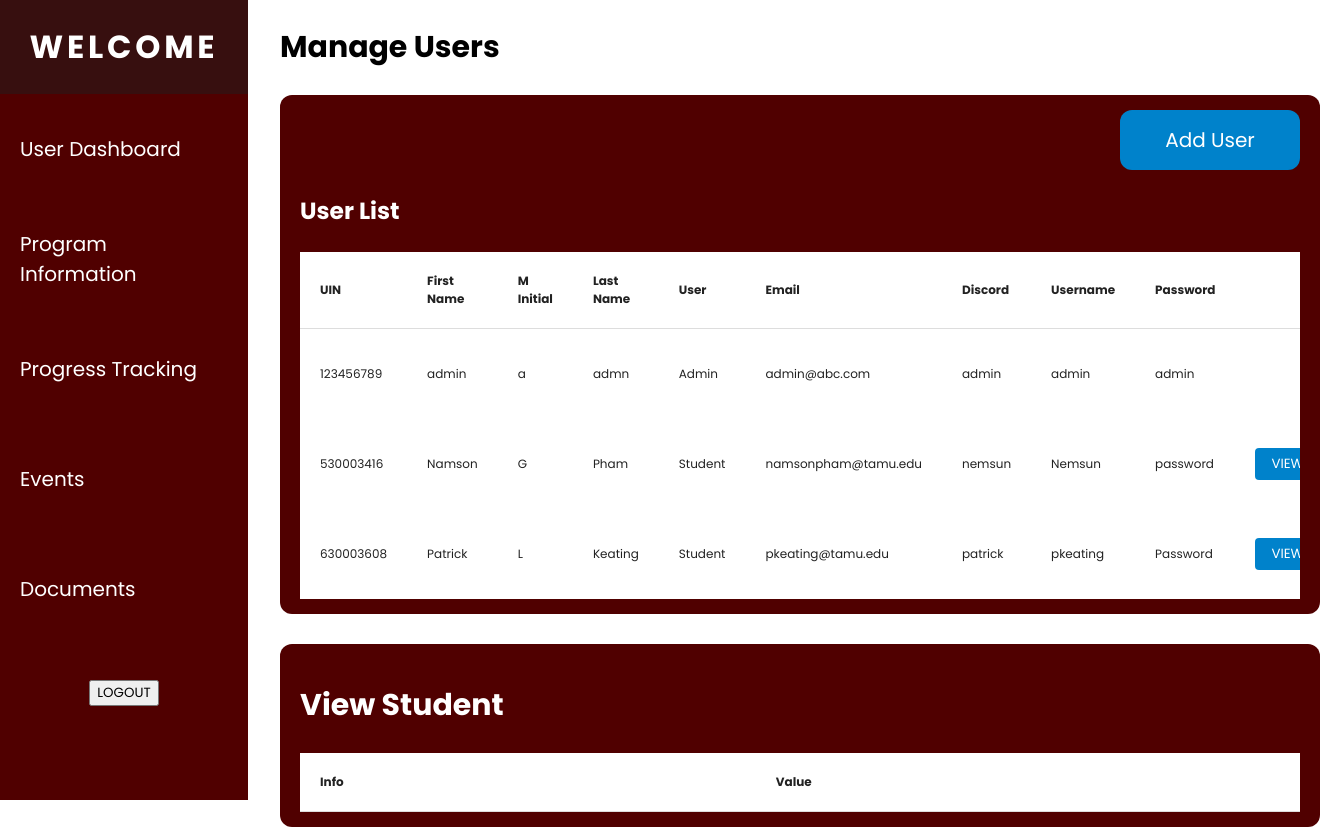
The page /pages/user_admin.php (signed in) on the database its author committed.
### tables this page shows
CREATE TABLE `users` (
  `UIN` int(255) NOT NULL,
  `First_name` varchar(255) NOT NULL,
  `M_Initial` char(1) NOT NULL,
  `Last_Name` varchar(255) NOT NULL,
  `Username` varchar(255) NOT NULL,
  `Passwords` varchar(255) NOT NULL,
  `User_Type` varchar(255) NOT NULL,
  `Email` varchar(255) NOT NULL,
  `Discord` varchar(255) NOT NULL
);

### pages/user_admin.php (the view, shortened to what this page needs)
<?php include '../assets/user_admin_header.php';
include '../assets/navbar.php';
include_once '../includes/dbh.inc.php';
?>
<div class="main-container margin-left-280">
    <div class="header">
        <h2>Manage Users</h2>
    </div>
    <div class="table-wrapper">
    <div class="flex flex-col align-end">
        <button class="add-btn" id="open-user-modal">Add User</button>
    </div>
        <h3>User List</h3>
        <?php
            $stmt = $conn->prepare("SELECT * FROM users");
            $stmt->execute();
            $result = $stmt->get_result();
        ?>
        <div class="table-container">
            <table id="userTable">
                <thead>
                    <tr>
                        <th>UIN</th>
                        <th>First Name</th>
                        <th>M Initial</th>
                        <th>Last Name</th>
                        <th>User</th>
                        <th>Email</th>
                        <th>Discord</th>
                        <th>Username</th>
                        <th>Password</th>
                        <th class="hidden">.</th>
                    </tr>
                </thead>
                <tbody>
                    <?php
                    if(mysqli_num_rows($result) > 0) {
                        while($row = mysqli_fetch_assoc($result)) {
                            ?>
                            <tr>
                                <td><?php echo $row['UIN']; ?></td>
                                <td><?php echo $row['First_name']; ?></td>
                                <td><?php echo $row['M_Initial']; ?></td>
                                <td><?php echo $row['Last_Name']; ?></td>
                                <td><?php echo $row['User_Type']; ?></td>
                                <td><?php echo $row['Email']; ?></td>
                                <td><?php echo $row['Discord']; ?></td>
                                <td><?php echo $row['Username']; ?></td>
                                <td><?php echo $row['Passwords']; ?></td>
                                <?php if ($row['User_Type'] == 'Student') { ?>
                                <td>
                                    <form action="user_admin.php" method="POST">
                                        <button type="submit" name="view_btn" class="table-btn view-btn">VIEW</button>
                                    </form>
                                </td>
                                <?php } else { ?>
                                    <td> </td>
                                <?php } ?>
                            </tr>
                            <?php
                        }
                    } else {
                        echo "No Users Found";
                    }
                    ?>
                </tbody>
            </table>
        </div>
    </div>
    <br>
    <div class="table-wrapper" id="specificTable">
        <h2> View Student </h2>
        <div class="table-container">
            <table id="userTable">
                <thead>
                    <tr>
                        <th>Info</th>
                        <th>Value</th>
                    </tr>
                </thead>
        </div>
    </div>
</div>

### assets/user_admin_header.php (shortened to what this page needs)
<!DOCTYPE html>
<html>
    <head>
        <link rel="stylesheet" href="../css/navbar.css">
        <link rel="stylesheet" href="../css/modal.css">
        <link rel="stylesheet" href="../css/style.css">
    </head>
    <body>

### assets/navbar.php (shortened to what this page needs)
<nav class="navbar">
        <ul class="navbar-nav">
            <li class="welcome-wrapper">
                <a href="../pages/student_dashboard.php" class="welcome">WELCOME</a>
            </li>
        <li class="nav-item">
            <a href="../pages/user_admin.php" class="nav-link" >User Dashboard</a>
        </li>
        <li class="nav-item">
            <a href="#" class="nav-link" >Program Information</a>
        </li>
        <li class="nav-item">
            <a href="#" class="nav-link" >Progress Tracking</a>
        </li>
        <li class="nav-item">
            <a href="../pages/event_admin.php" class="nav-link" >Events</a>
        </li>
        <li class="nav-item">
            <a href="#" class="nav-link" >Documents</a>
        </li>
        <li class="nav-item">
            <div class="btn-wrapper">
                <form action="../includes/logout.php" method="post">
                    <button type="submit" class="logout">LOGOUT</button>
                </form>
            </div>
    </ul>
</nav>

### css/navbar.css (style rules this page uses)
body { margin: 0; padding: 0; font-family: 'Poppins', sans-serif; }
.navbar { margin: 0; padding: 0; position: fixed; top: 0; width: 248px; height: 100vh; background-color: #500000; }
.welcome { font-weight: bold; font-size: 32px; text-decoration: none; color: white; }
.welcome-wrapper { height: 94px; width: 100%; display: flex; flex-direction: column; align-items: center; justify-content: center; background: rgba(30, 30, 30, 0.50); letter-spacing: 0.3ch; }
.navbar-nav { list-style: none; padding: 0; margin: 0; display: flex; flex-direction: column; align-items: center; height: 100%; font-size: 20px; }
.nav-item { width: 100%; }
.nav-link { text-decoration: none; display: flex; align-items: center; height: 70px; color: white; padding: 20px; }
.btn-wrapper { top: 100%; position: relative; width: 100%; display: flex; flex-direction: column; align-items: center; justify-content: flex-end; }

### css/modal.css (style rules this page uses)
* { font-family: 'Poppins', sans-serif; }

### css/style.css (style rules this page uses)
.main-container { margin: 0; padding: 0; font-family: 'Poppins', sans-serif; font-size: 20px; color: black; }
.margin-left-280 { margin-left: 280px; }
.add-btn { border: none; font-family: 'Poppins', sans-serif; width: 180px; height: 60px; border-radius: 12px; display: flex; align-items: center; justify-content: center; font-size: 20px; background-color: #0082CB; color: white; transition: 0.1s; }
.header { display: flex; justify-content: space-between; align-items: center; padding-right: 35px; }
.table-wrapper { background-color: #500000; padding: 15px 20px; margin-right: 35px; border-radius: 12px; color: white; min-width: 1000px; }
.flex { display: flex; }
.flex-col { flex-direction: column; }
.align-end { align-items: flex-end; }
a { text-decoration: none; }
table { border-collapse: collapse; width: 100%; }
td, th { text-align: left; font-size: 12px; background-color: white; padding: 20px; color: #222222; }
th { border-bottom: 1px solid #ddd; }
.hidden { color: white; }
.table-container { overflow-x: auto; max-width: 1600px; }
.table-btn { width: 64px; height: 32px; padding: 6px 12px; color: #fff; border: none; border-radius: 4px; cursor: pointer; transition: 0.1s; display: flex; justify-content: center; }
.view-btn { background-color: #0082CB; }

### rows shown on the page
users: UIN "123456789", First_name "admin", M_Initial "a", Last_Name "admn", User_Type "Admin", Email "admin@abc.com", Discord "admin", Username "admin", Passwords "admin"
users: UIN "530003416", First_name "Namson", M_Initial "G", Last_Name "Pham", User_Type "Student", Email "namsonpham@tamu.edu", Discord "nemsun", Username "Nemsun", Passwords "password"
users: UIN "630003608", First_name "Patrick", M_Initial "L", Last_Name "Keating", User_Type "Student", Email "pkeating@tamu.edu", Discord "patrick", Username "pkeating", Passwords "Password"
